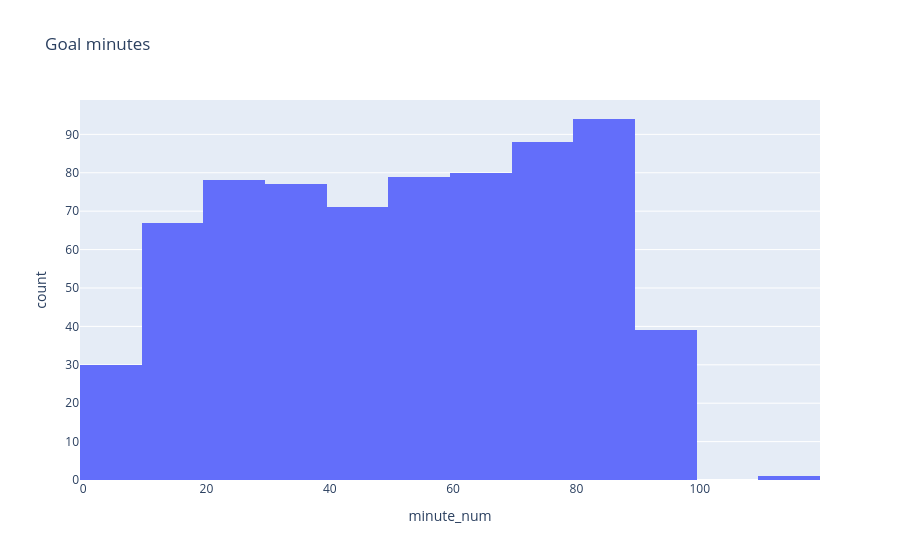
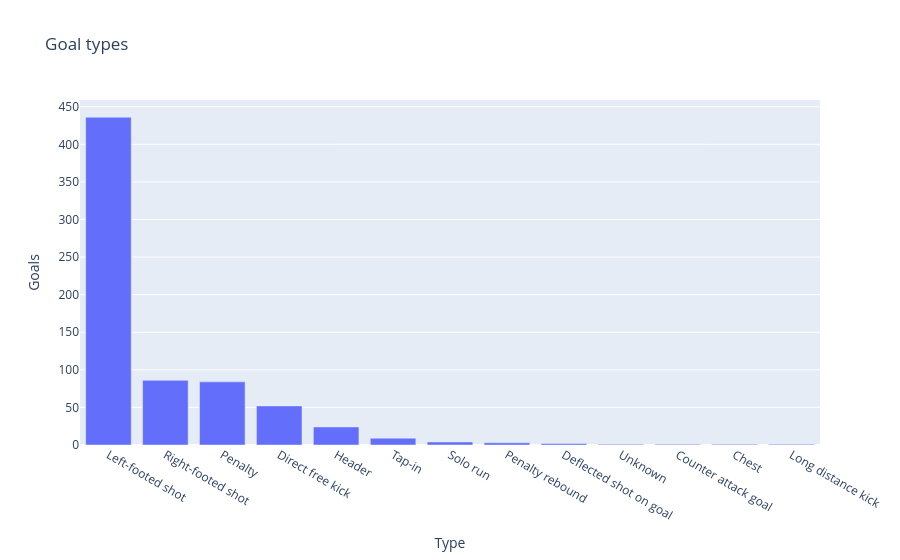
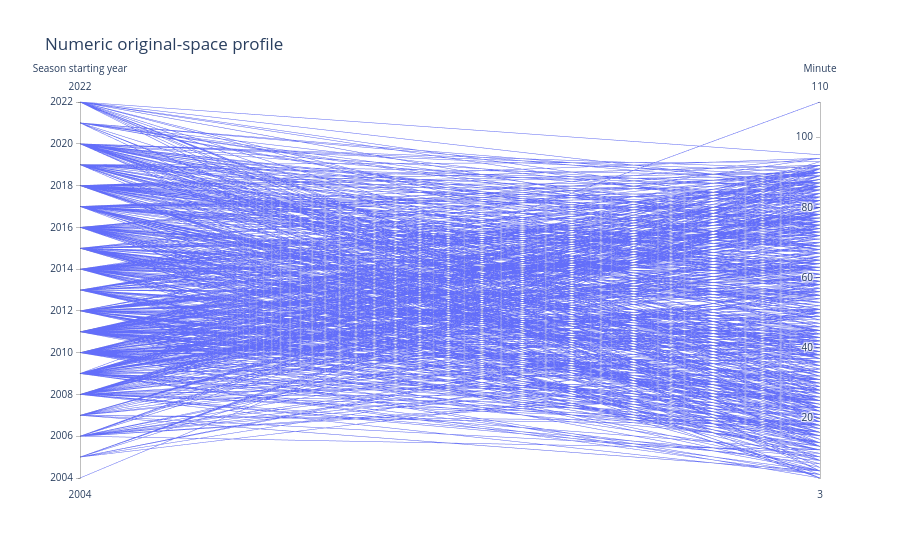

Notebook cell for these charts, in order:
### Markdown cell above
## 4. Original high-dimensional data views

Distributions and numeric parallel coordinates provide interpretable views before projection; the compact parallel view is not a replacement for the full encoded matrix.

### Code cell
display(raw['Competition'].value_counts().to_frame('goals'))
px.histogram(clean, x='minute_num', nbins=20, title='Goal minutes').show()
px.bar(clean['Type'].fillna('Unknown').value_counts().rename_axis('Type').reset_index(name='Goals'), x='Type', y='Goals', title='Goal types').show()
px.parallel_coordinates(clean, dimensions=['season_start','minute_num'], labels={'season_start':'Season starting year','minute_num':'Minute'}, title='Numeric original-space profile').show()

### Figure 1 — Plotly figure (JSON) as saved in the notebook; plotly's stock layout.template omitted (floating-point values rounded to 4 significant figures; data arrays with more than 128 entries replaced by an {"elided": "..."} marker saying what was removed)
{"data": [{"bingroup": "x", "hovertemplate": "minute_num=%{x}<br>count=%{y}<extra></extra>", "legendgroup": "", "marker": {"color": "#636efa", "pattern": {"shape": ""}}, "name": "", "nbinsx": 20, "orientation": "v", "showlegend": false, "type": "histogram", "x": {"elided": "704 float values"}, "xaxis": "x", "yaxis": "y"}], "layout": {"barmode": "relative", "legend": {"tracegroupgap": 0}, "title": {"text": "Goal minutes"}, "xaxis": {"anchor": "y", "domain": [0.0, 1.0], "title": {"text": "minute_num"}}, "yaxis": {"anchor": "x", "domain": [0.0, 1.0], "title": {"text": "count"}}}}

### Figure 2 — Plotly figure (JSON) as saved in the notebook; plotly's stock layout.template omitted (floating-point values rounded to 4 significant figures)
{"data": [{"hovertemplate": "Type=%{x}<br>Goals=%{y}<extra></extra>", "legendgroup": "", "marker": {"color": "#636efa", "pattern": {"shape": ""}}, "name": "", "orientation": "v", "showlegend": false, "textposition": "auto", "type": "bar", "x": ["Left-footed shot", "Right-footed shot", "Penalty", "Direct free kick", "Header", "Tap-in", "Solo run", "Penalty rebound", "Deflected shot on goal", "Unknown", "Counter attack goal", "Chest", "Long distance kick"], "xaxis": "x", "y": [436, 86, 84, 52, 24, 9, 4, 3, 2, 1, 1, 1, 1], "yaxis": "y"}], "layout": {"barmode": "relative", "legend": {"tracegroupgap": 0}, "title": {"text": "Goal types"}, "xaxis": {"anchor": "y", "domain": [0.0, 1.0], "title": {"text": "Type"}}, "yaxis": {"anchor": "x", "domain": [0.0, 1.0], "title": {"text": "Goals"}}}}

### Figure 3 — Plotly figure (JSON) as saved in the notebook; plotly's stock layout.template omitted (floating-point values rounded to 4 significant figures; data arrays with more than 128 entries replaced by an {"elided": "..."} marker saying what was removed)
{"data": [{"dimensions": [{"label": "Season starting year", "values": {"elided": "704 float values"}}, {"label": "Minute", "values": {"elided": "704 float values"}}], "domain": {"x": [0.0, 1.0], "y": [0.0, 1.0]}, "name": "", "type": "parcoords"}], "layout": {"legend": {"tracegroupgap": 0}, "title": {"text": "Numeric original-space profile"}}}
